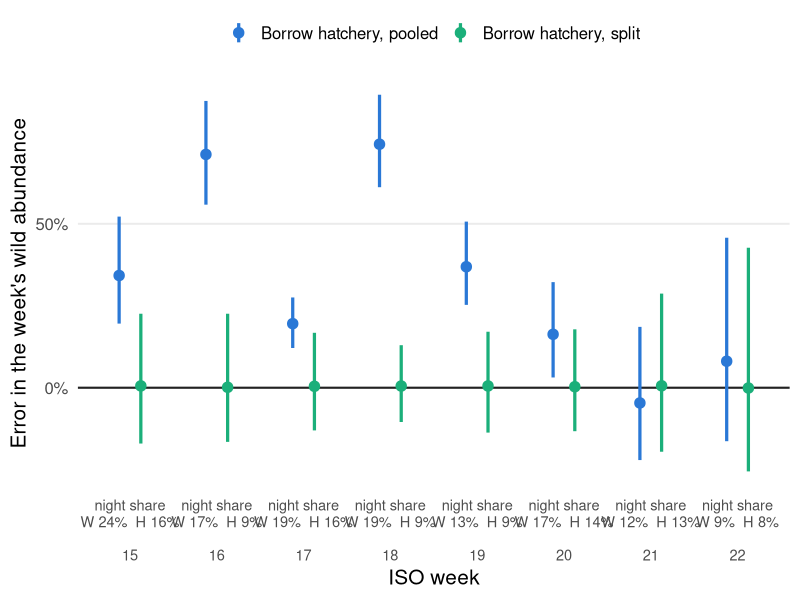

Reproduce this figure in R.
# Borrowing hatchery GE: pooled vs split by day and night
# Run from the repository root: Rscript 07a_day_night_closed_form.R
# Plain R plus ggplot2 >= 3.4.0; no JAGS needed for this example.
#
# This reproduces the talk's "What Splitting Buys" figure. MY2025 PIT counts
# set synthetic arrival numbers, timing, and hatchery day/night guidance.
# They are calibration inputs, not known biological truth. We deliberately
# assign both rears identical day GE, night GE, GRS detection, and nonguided
# GOJ recovery; only their night shares differ. Within each week, detection
# and recovery are constant across day/night and GRS-read/missed fish.
# The optional wild.ge.multiplier exercise relaxes the shared-GE assumption.
#
# Each simulation redraws detections and estimates GE, detection, and timing
# in closed form. GOJ recovery is a fixed simulation input, not estimated.
# We compare COMPLETE borrowing, not the partial pooling in lesson 06:
#   pooled: wild borrows hatchery's pooled weekly GE
#   split: wild borrows hatchery's day/night GE and uses its own night share
#
# Error = true wild GE / borrowed GE - 1, with expected catch held fixed.
# This isolates error from GE borrowing. It omits trap-catch, composition,
# and genetic uncertainty. Synthetic tagged-arrival counts also weight the
# synthetic season total; they are not measured whole-run weekly abundance.
# Points are median errors, bars the middle 90% ACROSS simulated seasons.
# They are not confidence/credible intervals from one fitted data set.
#
# Failed overlap estimates NEVER receive the known simulation probability.
# Both methods use the same valid weeks; season comparisons require all
# weeks to be valid. Failures are reported, including their causes. Summaries
# are conditional on successful estimation, which matters for sparse trials.

# 1. Observed calibration inputs ----
borrow_inputs <- function() {
  wk <- data.frame(
    week = 15:22,
    H.Gd = c(121, 101, 137, 145, 96, 127, 6, 5),
    H.Gn = c(287, 394, 829, 498, 497, 456, 72, 48),
    H.Sd = c(4631, 9373, 17284, 13641, 8478, 3204, 1781, 1844),
    H.Sn = c(742, 665, 2673, 1159, 617, 326, 213, 137),
    H.p = c(.42391, .58363, .63397, .55235, .45013, .41516, .72059, .48571),
    W.Gd = c(8, 3, 3, 9, 2, 16, 2, 2),
    W.Gn = c(19, 40, 23, 83, 48, 83, 27, 28),
    W.Sd = c(122, 226, 303, 732, 425, 327, 418, 453),
    W.Sn = c(32, 28, 60, 132, 51, 47, 48, 32),
    W.p = c(.36364, .42857, .53659, .46154, .26154, .22857, .38889, .39048))
  for (r in c("H", "W")) {
    wk[[paste0(r, ".Nd")]] <- wk[[paste0(r, ".Gd")]] + wk[[paste0(r, ".Sd")]] / wk[[paste0(r, ".p")]]
    wk[[paste0(r, ".Nn")]] <- wk[[paste0(r, ".Gn")]] + wk[[paste0(r, ".Sn")]] / wk[[paste0(r, ".p")]]
  }
  wk$ge.d <- wk$H.Gd / wk$H.Nd
  wk$ge.n <- wk$H.Gn / wk$H.Nn
  wk$p.true <- wk$H.p
  wk$aW <- wk$W.Nn / (wk$W.Nd + wk$W.Nn)
  wk$aH <- wk$H.Nn / (wk$H.Nd + wk$H.Nn)
  wk$NW <- round(wk$W.Nd + wk$W.Nn)
  wk$NH <- round(wk$H.Nd + wk$H.Nn)
  wk
}

# 2. Closed-form estimation from observable counts only ----
# No truth parameter is accepted by this function.
estimate_borrow_rear <- function(Gd, Gn, Sd, Sn, c4, c5) {
  counts <- c(Gd, Gn, Sd, Sn, c4, c5)
  stopifnot(length(counts) == 6L, all(is.finite(counts)),
            all(counts >= 0), all(counts == floor(counts)), c4 <= Sd + Sn)
  fail <- function(reason) list(ok = FALSE, reason = reason,
                                ge.d = NA_real_, ge.n = NA_real_, a = NA_real_, pool = NA_real_)
  if (c4 + c5 == 0) return(fail("no GOJ recoveries"))
  if (c4 == 0) return(fail("no GRS-GOJ overlap"))
  p.hat <- c4 / (c4 + c5)
  Nd.hat <- Gd + Sd / p.hat
  Nn.hat <- Gn + Sn / p.hat
  if (Nd.hat <= 0 || Nn.hat <= 0) return(fail("empty day/night sample"))
  list(ok = TRUE, reason = "ok", ge.d = Gd / Nd.hat, ge.n = Gn / Nn.hat,
       a = Nn.hat / (Nd.hat + Nn.hat), pool = (Gd + Gn) / (Nd.hat + Nn.hat))
}

simulate_borrow_rear <- function(N, a, ge.d, ge.n, p, phi) {
  stopifnot(length(N) == 1L, is.finite(N), N >= 1, N == floor(N),
            all(is.finite(c(a, ge.d, ge.n, p, phi))),
            all(c(a, ge.d, ge.n, p, phi) >= 0), all(c(a, ge.d, ge.n, p, phi) <= 1))
  Nn <- rbinom(1, N, a); Nd <- N - Nn
  Gd <- rbinom(1, Nd, ge.d); Gn <- rbinom(1, Nn, ge.n)
  ngd <- Nd - Gd; ngn <- Nn - Gn
  Sd <- rbinom(1, ngd, p); Sn <- rbinom(1, ngn, p)
  # Independent recovery given nonguided passage: the identifying assumption.
  c4 <- rbinom(1, Sd + Sn, phi)
  c5 <- rbinom(1, ngd + ngn - Sd - Sn, phi)
  estimate_borrow_rear(Gd, Gn, Sd, Sn, c4, c5)
}

# 3. Paired comparisons over synthetic seasons ----
run_borrow_simulation <- function(wk = borrow_inputs(), n.sims = 2000L,
                                  seed = 2025L, phi = 123 / 3785,
                                  wild.ge.multiplier = 1) {
  stopifnot(n.sims >= 1, n.sims == floor(n.sims), nrow(wk) > 0,
            all(wk$NW > 0), all(wk$NH > 0))
  # Fix the RNG algorithms as well as the seed for reproducible figures.
  RNGkind("Mersenne-Twister", "Inversion", "Rejection")
  set.seed(seed)
  stopifnot(length(wild.ge.multiplier) == 1L, is.finite(wild.ge.multiplier),
            wild.ge.multiplier > 0,
            all(wild.ge.multiplier * c(wk$ge.d, wk$ge.n) <= 1))
  truth <- wild.ge.multiplier * ((1 - wk$aW) * wk$ge.d + wk$aW * wk$ge.n)
  stopifnot(all(truth > 0))
  weekly <- vector("list", n.sims)
  season <- data.frame(simulation = seq_len(n.sims), pooled = NA_real_, split = NA_real_)
  for (i in seq_len(n.sims)) {
    out <- data.frame(simulation = i, week = wk$week, pooled = NA_real_, split = NA_real_,
                      valid = FALSE, hatchery.reason = "ok", wild.reason = "ok", pair.reason = "ok")
    for (j in seq_len(nrow(wk))) {
      h <- simulate_borrow_rear(wk$NH[j], wk$aH[j], wk$ge.d[j], wk$ge.n[j], wk$p.true[j], phi)
      w <- simulate_borrow_rear(wk$NW[j], wk$aW[j], wild.ge.multiplier * wk$ge.d[j],
                                wild.ge.multiplier * wk$ge.n[j], wk$p.true[j], phi)
      out$hatchery.reason[j] <- h$reason
      out$wild.reason[j] <- w$reason
      if (!h$ok || !w$ok) { out$pair.reason[j] <- "rear estimation failed"; next }
      borrowed <- c(pooled = h$pool, split = (1 - w$a) * h$ge.d + w$a * h$ge.n)
      if (any(!is.finite(borrowed)) || any(borrowed <= 0)) {
        out$pair.reason[j] <- "zero or nonfinite borrowed GE"
        next
      }
      out[j, c("pooled", "split")] <- as.list(truth[j] / borrowed - 1)
      out$valid[j] <- TRUE
    }
    weekly[[i]] <- out
    if (all(out$valid)) {
      season$pooled[i] <- sum(wk$NW * (1 + out$pooled)) / sum(wk$NW) - 1
      season$split[i] <- sum(wk$NW * (1 + out$split)) / sum(wk$NW) - 1
    }
  }
  list(inputs = wk, weekly = do.call(rbind, weekly), season = season,
       n.sims = n.sims, seed = seed, phi = phi, wild.ge.multiplier = wild.ge.multiplier)
}

summarize_borrow_simulation <- function(result) {
  weekly <- result$weekly
  rows <- list(); k <- 0L
  for (week in result$inputs$week) for (method in c("pooled", "split")) {
    x <- weekly[weekly$week == week & weekly$valid, method]
    q <- if (length(x)) quantile(x, c(.05, .5, .95), names = FALSE) else rep(NA_real_, 3)
    k <- k + 1L
    rows[[k]] <- data.frame(week = week, method = method, n = length(x),
                           lo = q[1], median = q[2], hi = q[3])
  }
  valid <- is.finite(result$season$pooled) & is.finite(result$season$split)
  seasons <- do.call(rbind, lapply(c("pooled", "split"), function(method) {
    x <- result$season[valid, method]
    q <- if (length(x)) quantile(x, c(.05, .5, .95), names = FALSE) else rep(NA_real_, 3)
    data.frame(method = method, n = length(x), lo = q[1], median = q[2], hi = q[3])
  }))
  reasons <- do.call(rbind, lapply(c("hatchery.reason", "wild.reason", "pair.reason"), function(column) {
    tab <- as.data.frame(table(week = weekly$week, reason = weekly[[column]]), stringsAsFactors = FALSE)
    tab$component <- sub(".reason", "", column, fixed = TRUE)
    tab[tab$Freq > 0, c("component", "week", "reason", "Freq")]
  }))
  list(weekly = do.call(rbind, rows), season = seasons, diagnostics = reasons,
       failed.weeks = sum(!weekly$valid), failed.seasons = sum(!valid))
}

# 4. Slide figure: exactly the same summaries as the printed table ----
plot_borrow_simulation <- function(result, summary) {
  if (!requireNamespace("ggplot2", quietly = TRUE) || utils::packageVersion("ggplot2") < "3.4.0")
    stop("Install ggplot2 >= 3.4.0 to create the figure.")
  d <- summary$weekly
  if (any(!is.finite(as.matrix(d[, c("lo", "median", "hi")]))))
    stop("A week has no successful pairs; inspect diagnostics rather than drawing an incomplete figure.")
  d$method <- factor(d$method, levels = c("pooled", "split"),
                     labels = c("Borrow hatchery, pooled", "Borrow hatchery, split"))
  wk <- result$inputs
  labels <- sprintf("night share\nW %.0f%%  H %.0f%%\n\n%d", 100 * wk$aW, 100 * wk$aH, wk$week)
  dodge <- ggplot2::position_dodge(width = .5)
  ggplot2::ggplot(d, ggplot2::aes(factor(week), median, color = method)) +
    ggplot2::geom_hline(yintercept = 0, linewidth = .7, color = "#222222") +
    ggplot2::geom_linerange(ggplot2::aes(ymin = lo, ymax = hi), linewidth = 1.1, position = dodge) +
    ggplot2::geom_point(size = 3.2, position = dodge) +
    ggplot2::scale_color_manual(values = c("Borrow hatchery, pooled" = "#2A78D6",
                                          "Borrow hatchery, split" = "#1BAF7A"), name = NULL) +
    ggplot2::scale_x_discrete(labels = labels) +
    ggplot2::scale_y_continuous(labels = function(x) paste0(round(100 * x), "%"), breaks = c(0, .5)) +
    ggplot2::labs(x = "ISO week", y = "Error in the week's wild abundance") +
    ggplot2::theme_minimal(base_size = 15) +
    ggplot2::theme(legend.position = "top", panel.grid.major.x = ggplot2::element_blank(),
                   panel.grid.minor = ggplot2::element_blank(),
                   axis.text.x = ggplot2::element_text(size = 10.5, lineheight = .95),
                   plot.background = ggplot2::element_rect(fill = "white", color = NA))
}

main_borrow_simulation <- function(output.dir = "figures") {
  result <- run_borrow_simulation()
  summary <- summarize_borrow_simulation(result)
  cat("Synthetic seasons calibrated to MY2025 PIT counts; complete borrowing.\n")
  cat("Failed paired weeks:", summary$failed.weeks, "of", nrow(result$weekly), "\n")
  cat("Seasons excluded from BOTH methods:", summary$failed.seasons, "of", result$n.sims, "\n")
  cat("Summaries describe successful pairs. Bars span the middle 90% of simulated errors.\n")
  print(summary$diagnostics[summary$diagnostics$reason != "ok", ], row.names = FALSE)
  print(summary$weekly, row.names = FALSE)
  cat("\nSynthetic season total: median error (middle 90% of successful seasons)\n")
  for (i in seq_len(nrow(summary$season))) {
    s <- summary$season[i, ]
    cat(sprintf("  %-7s %+.1f%% (%+.1f%% to %+.1f%%), n = %d\n",
                s$method, 100 * s$median, 100 * s$lo, 100 * s$hi, s$n))
  }
  g <- plot_borrow_simulation(result, summary)
  print(g)
  dir.create(output.dir, showWarnings = FALSE, recursive = TRUE)
  prefix <- file.path(output.dir, "day_night_borrowing")
  ggplot2::ggsave(paste0(prefix, ".png"), g, width = 12, height = 5.8, dpi = 300, bg = "white")
  # Base R's SVG device avoids an extra svglite dependency.
  ggplot2::ggsave(paste0(prefix, ".svg"), g, device = grDevices::svg,
                  width = 12, height = 5.8, bg = "white")
  write.csv(summary$weekly, paste0(prefix, "_weekly.csv"), row.names = FALSE)
  write.csv(summary$season, paste0(prefix, "_season.csv"), row.names = FALSE)
  write.csv(summary$diagnostics, paste0(prefix, "_diagnostics.csv"), row.names = FALSE)
  capture.output(sessionInfo(), file = paste0(prefix, "_session.txt"))
  invisible(list(result = result, summary = summary, plot = g))
}

# Try this ----
# 1. Set wk <- borrow_inputs(); wk$aW <- wk$aH, then run
#    result <- run_borrow_simulation(wk); summarize_borrow_simulation(result).
#    Does the pooled mismatch disappear when timing is the same?
# 2. Reduce wk$NW tenfold (round and keep at least one fish). Inspect failure
#    counts as well as conditional error summaries. Dropping difficult weeks
#    can make successful-only performance look more favorable.
# 3. Run run_borrow_simulation(wild.ge.multiplier = 0.8). Wild's true day/night
#    GE are now 20% below hatchery's, and wild truth is recomputed accordingly.
#    Does borrowing split GE still remove the bias when the components differ?
#
# Where BPA teaches this ----
# Chapter 7.9: identifiability; Chapter 9: detection histories and latent routes.
# This is a closed-form simulation, not a fit of the production JAGS model.

# Standard source() runs the lesson too. Tests can load definitions only.
if (!isTRUE(getOption("BSUecostats.functions_only", FALSE))) main_borrow_simulation()
